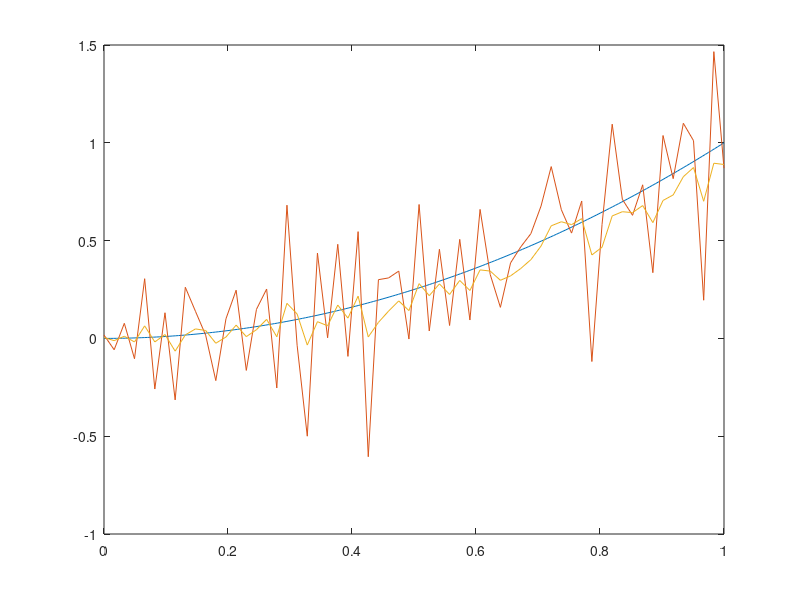

Write MATLAB code to recreate this figure.
%% Exercise 1.1
fun = @(x) x.^2;
qc_grid = linspace(0,1,201);
qc_h = 1/200;
f = fun(qc_grid)';

%% Esercise 1.2
qc_A = qc_h*tril(ones(201));

%% Exercise 1.3
Ftilde = qc_A*f;

%% Exercise 1.4
grid = linspace(0,1,62); % MCD(200,61) = 1
h = 1/62;
F = spline(qc_grid, Ftilde, grid)';
Fnoisy = F + 0.01*norm(F,Inf)*randn(size(F));

%% Exercise 1.5
A = h*tril(ones(62));

%% Exercise 1.6
f1 = A\F;
f2 = A\Fnoisy;
plot(qc_grid, f, grid, f1, grid, f2);

%% Exercise 3
alpha = 0.04731;
Ralpha = A + alpha*eye(size(A));
f3 = Ralpha\Fnoisy;
plot(qc_grid, f, grid, f2, grid, f3);
% g = @(alpha) norm(f1-(A+alpha*eye(size(A)))\Fnoisy);
% fminbnd(g,0.01,1)









